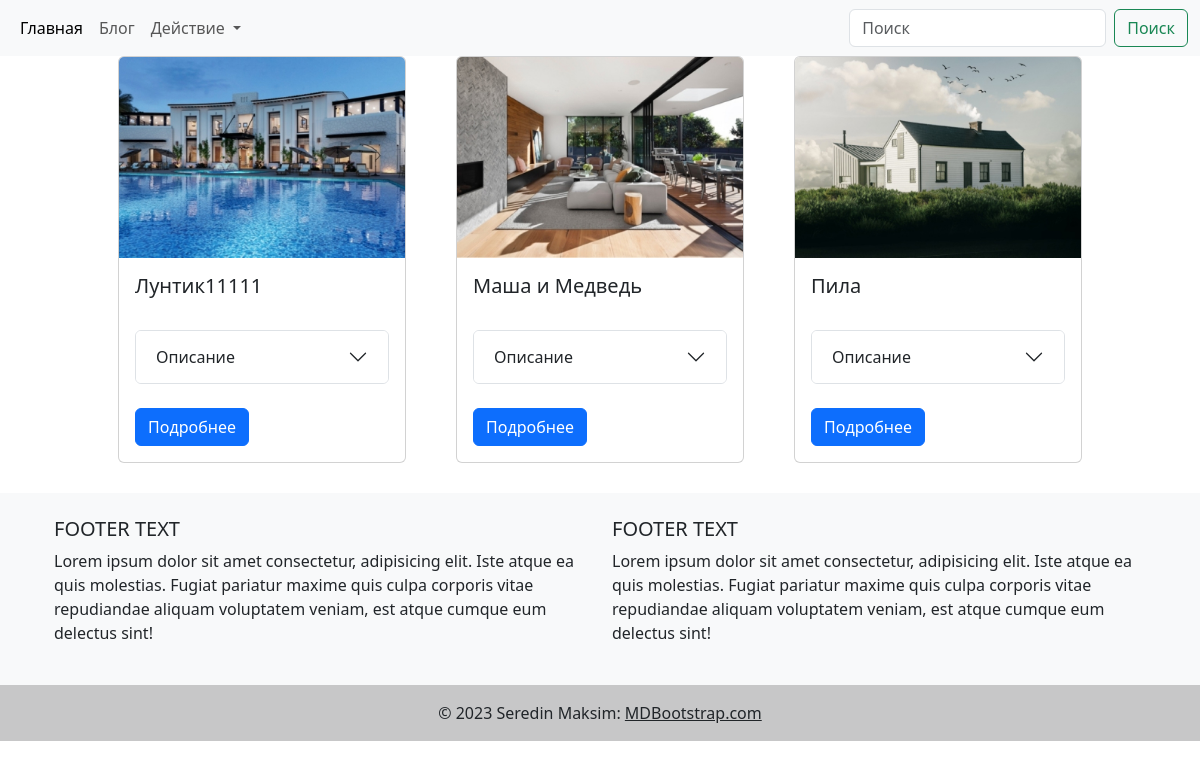
/show/, run on an earlier commit of the app's database.
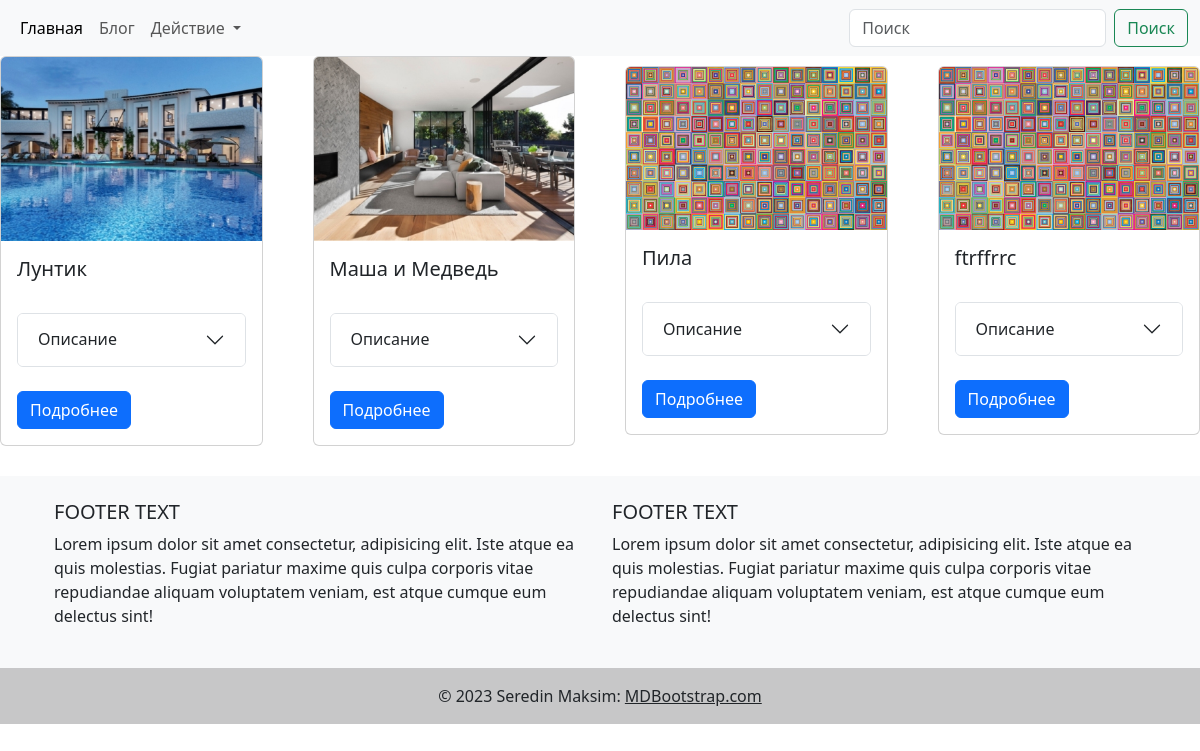
And on a later commit of the database.
### tv_shows/models.py (models this page shows, shortened)
class TvShow(models.Model):
    CHOICE_ACT = (
        ('ДА', "ДА"),
        ('НЕТ', "НЕТ")
    )
    title = models.CharField(max_length=100)
    description = models.TextField()
    image = models.FileField(upload_to='film/', null=True)
    act = models.CharField(max_length=100, choices=CHOICE_ACT)
    cost = models.PositiveIntegerField()
    created_at = models.DateTimeField(auto_now_add=True)

### tv_shows/views.py (the view)
# urls.py: path('show/', views.TvShowListView.as_view(), name='tvshow'),
class TvShowListView(generic.ListView):
    template_name = 'tvshow/tvshow.html'
    queryset = models.TvShow.objects.all()
    def get_queryset(self):
        return models.TvShow.objects.all()

### templates/tvshow/tvshow.html (shortened to what this page needs)
{% load static %}
{% include 'header.html' %}
<link rel="stylesheet" href="{% static 'css/style.css' %}">
<div class="horizontal">
{% for i in object_list %}
<div class="card" style="width: 18rem;">
  <img src="{{i.image.url}}" class="card-img-top" alt="...">
  <div class="card-body">
    <h5 class="card-title">{{i.title}}</h5>
    <br>
      <div class="accordion" id="accordionExample">
  <div class="accordion-item">
    <h2 class="accordion-header">
      <button class="accordion-button collapsed" type="button" data-bs-toggle="collapse" data-bs-target="#collapseThree" aria-expanded="false" aria-controls="collapseThree">
        Описание
      </button>
    </h2>
  </div>
</div>
    <br>
    <a href="/show_detaill/{{i.id}}" class="btn btn-primary">Подробнее</a>
  </div>
</div>
{% endfor %}
</div>
{% include 'footer.html' %}

What changed in the data, as far as the page shows it:
changed TvShow: title "Лунтик11111" → "Лунтик"
changed TvShow "Пила": image: a different picture
added TvShow: image (picture), title "ftrffrrc"
